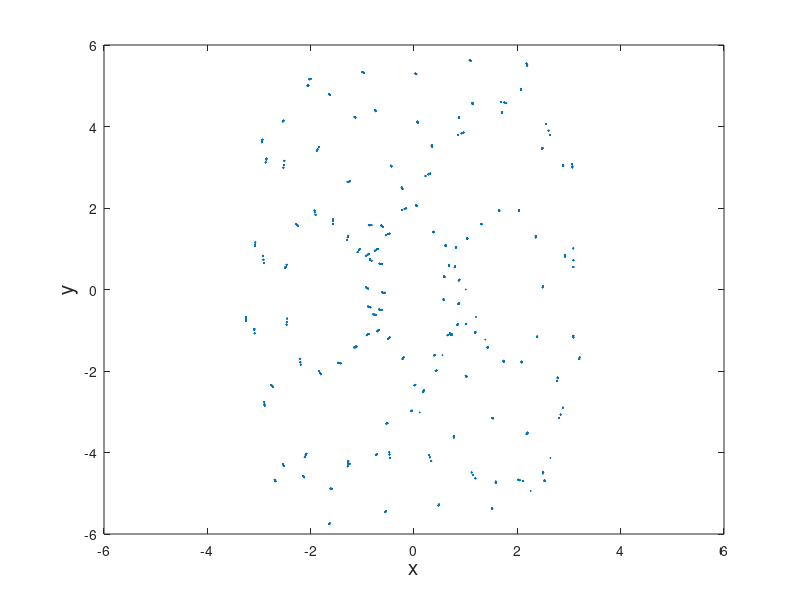

MATLAB code to generate this figure:
% Poincare section for the Duffing system .
clear
Gamma=6;
deq=@(t,x) [x(2);x(1)-0.2*x(2)-(x(1))^3+Gamma*cos(1.3*t)];
options=odeset('RelTol',1e-4,'AbsTol',1e-4);
[t,xx]=ode45(deq,0:(2/1.25)*pi:(4000/1.25)*pi,[1,0]);
plot(xx(:,1),xx(:,2),'*','MarkerSize',1)
fsize=15;
axis([-6 6 -6 6])
xlabel('x','FontSize',fsize)
ylabel('y','FontSize',fsize)
%title('Poincare Section of the Duffing System')